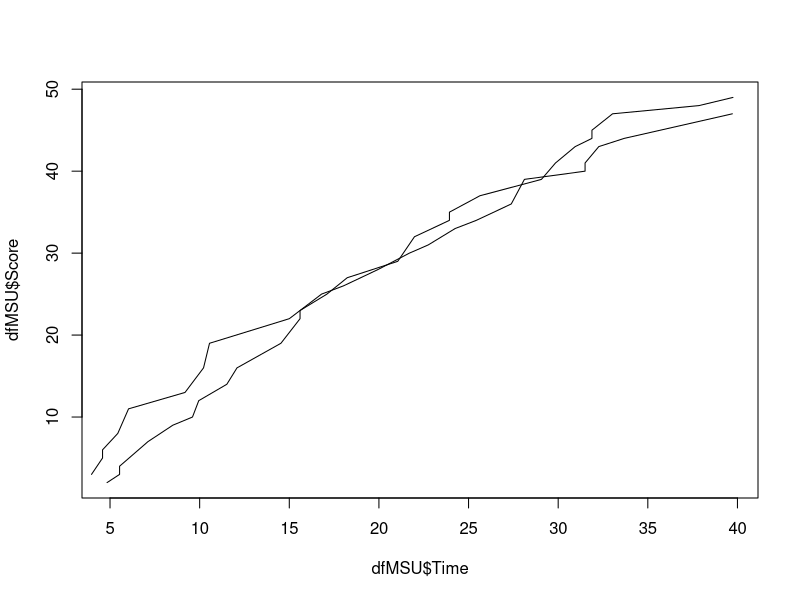

This chart was generated by the following R code:
#Maron Tutorial 10 Assignment 
setwd("~/Desktop/r-novice-inflammation/BioComp/Classwork/Biocomp_tutorial10")

#Generate Graph with Cumulative Score
a<-read.table(file="UWvMSU_1-22-13.txt",header=TRUE, stringsAsFactors = FALSE )
score<-a[order(a$team,a$time),]
#Variables and DF production
UW<-tail(score,23)
MSU<-head(score,27)
a<-cumsum(UW$score)
b<-cumsum(MSU$score)
All<-c(b,a)
df<-data.frame("Team"=score$team,"Time"=score$time, "Score"=All)
dfMSU<-head(df,27)
dfUW<-tail(df,23)
#Plot 
plot(dfMSU$Time,dfMSU$Score, type="l")
lines(dfUW$Time, dfUW$Score)

#"Guess My Number" Game 
#generate a random number between 1:100
